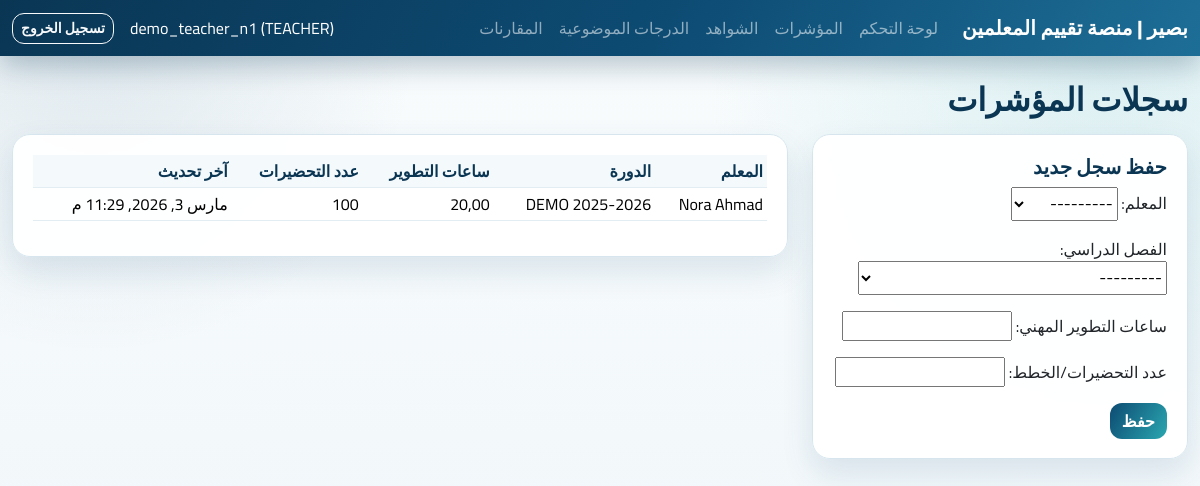
Screenshot of /metrics/ (signed in) with the database file from the repository.
### apps/accounts/models.py (models this page shows)
class User(AbstractUser):
    class Role(models.TextChoices):
        TEACHER = "TEACHER", "Teacher"
        LEADER = "LEADER", "Leader"
        ADMIN = "ADMIN", "Admin"
    role = models.CharField(max_length=16, choices=Role.choices, default=Role.TEACHER)
    school = models.ForeignKey("schools.School", null=True, blank=True, on_delete=models.SET_NULL)
    class Meta:
        indexes = [models.Index(fields=["role", "school"])]

### apps/metrics/models.py (models this page shows, shortened)
class TeacherMetricSnapshot(models.Model):
    teacher = models.ForeignKey("teachers.Teacher", on_delete=models.CASCADE, related_name="metric_snapshots")
    cycle = models.ForeignKey("cycles.EvaluationCycle", on_delete=models.CASCADE, related_name="metric_snapshots")
    pd_hours = models.DecimalField(max_digits=7, decimal_places=2)
    plans_count = models.PositiveIntegerField()
    created_by = models.ForeignKey("accounts.User", null=True, on_delete=models.SET_NULL, related_name="metric_snapshots_created")
    created_at = models.DateTimeField(auto_now_add=True)
    class Meta:
        constraints = [
            models.UniqueConstraint(fields=["teacher", "cycle"], name="uq_metric_teacher_cycle"),
            models.CheckConstraint(check=models.Q(pd_hours__gte=0), name="ck_pd_hours_non_negative"),
            models.CheckConstraint(check=models.Q(plans_count__gte=0), name="ck_plans_count_non_negative"),
        ]
        indexes = [
            models.Index(fields=["teacher", "cycle"]),
            models.Index(fields=["cycle", "created_at"]),
        ]

### apps/teachers/models.py (models this page shows)
class Teacher(models.Model):
    user = models.OneToOneField("accounts.User", on_delete=models.CASCADE, related_name="teacher_profile")
    school = models.ForeignKey("schools.School", on_delete=models.PROTECT, related_name="teachers")
    employee_id = models.CharField(max_length=50, unique=True)
    is_active = models.BooleanField(default=True)
    created_at = models.DateTimeField(auto_now_add=True)
    class Meta:
        indexes = [models.Index(fields=["school", "employee_id"])]
    def __str__(self) -> str:
        return self.user.get_full_name() or self.user.username

### apps/cycles/models.py (models this page shows)
class EvaluationCycle(models.Model):
    school = models.ForeignKey("schools.School", on_delete=models.CASCADE, related_name="cycles")
    name = models.CharField(max_length=100)
    start_date = models.DateField()
    end_date = models.DateField()
    is_active = models.BooleanField(default=True)
    created_at = models.DateTimeField(auto_now_add=True)
    class Meta:
        constraints = [
            models.UniqueConstraint(fields=["school", "name"], name="uq_cycle_school_name"),
            models.CheckConstraint(check=models.Q(end_date__gte=models.F("start_date")), name="ck_cycle_dates_order"),
        ]
        indexes = [models.Index(fields=["school", "is_active"])]
    def __str__(self) -> str:
        return f"{self.school.code}:{self.name}"

### apps/ui/views.py (the view)
# urls.py: path("metrics/", views.metrics_page, name="metrics"),
@login_required
def metrics_page(request: HttpRequest) -> HttpResponse:
    snapshots = (
        _by_role_queryset(request.user, TeacherMetricSnapshot)
        .select_related("teacher", "teacher__user", "cycle")
        .order_by("-created_at")
    )
    if request.method == "POST":
        form = MetricSnapshotForm(request.POST, user=request.user)
        if form.is_valid():
            data = form.cleaned_data
            try:
                with transaction.atomic():
                    obj, created = TeacherMetricSnapshot.objects.update_or_create(
                        teacher=data["teacher"],
                        cycle=data["cycle"],
                        defaults={
                            "pd_hours": data["pd_hours"],
                            "plans_count": data["plans_count"],
                            "created_by": request.user,
                        },
                    )
                    log_audit(
                        actor=request.user,
                        action="metrics.created" if created else "metrics.updated",
                        entity_type="TeacherMetricSnapshot",
                        entity_id=str(obj.id),
                        after={
                            "teacher_id": obj.teacher_id,
                            "cycle_id": obj.cycle_id,
                            "pd_hours": str(obj.pd_hours),
                            "plans_count": obj.plans_count,
                        },
                    )
                messages.success(request, "تم حفظ بيانات المؤشرات بنجاح.")
                return redirect("ui:metrics")
            except IntegrityError:
                messages.error(request, "تعذر حفظ البيانات بسبب تعارض في السجلات.")
    else:
        form = MetricSnapshotForm(user=request.user)
    return render(request, "ui/metrics.html", {"form": form, "snapshots": snapshots})

### apps/ui/forms.py (shortened to what this page needs)
class MetricSnapshotForm(forms.ModelForm):
    class Meta:
        model = TeacherMetricSnapshot
        fields = ["teacher", "cycle", "pd_hours", "plans_count"]
        labels = {
            "teacher": "المعلم",
            "cycle": "الفصل الدراسي",
            "pd_hours": "ساعات التطوير المهني",
            "plans_count": "عدد التحضيرات/الخطط",
        }
    def __init__(self, *args, **kwargs):
        self.user = kwargs.pop("user")
        super().__init__(*args, **kwargs)
        teacher_qs = Teacher.objects.select_related("user", "school")
        cycle_qs = EvaluationCycle.objects.select_related("school")
        role = getattr(self.user, "role", None)
        if role == self.user.Role.TEACHER:
            teacher_qs = teacher_qs.filter(user=self.user)
            cycle_qs = cycle_qs.filter(school=self.user.school)
        elif role == self.user.Role.LEADER:
            teacher_qs = teacher_qs.filter(school=self.user.school)
            cycle_qs = cycle_qs.filter(school=self.user.school)
        self.fields["teacher"].queryset = teacher_qs
        self.fields["cycle"].queryset = cycle_qs

### apps/ui/views.py (called while the page is built)
def _by_role_queryset(user: User, model, teacher_lookup: str = "teacher"):
    qs = model.objects.all()
    if user.role == User.Role.ADMIN:
        return qs
    if user.role == User.Role.LEADER:
        return qs.filter(**{f"{teacher_lookup}__school": user.school})
    return qs.filter(**{f"{teacher_lookup}__user": user})

### apps/ui/templates/ui/metrics.html (shortened to what this page needs)
{% extends "ui/base.html" %}
{% block content %}
<h2 class="mb-3">سجلات المؤشرات</h2>
<div class="row g-4">
  <div class="col-lg-4">
    <div class="card">
      <div class="card-body">
        <h5>حفظ سجل جديد</h5>
        <form method="post">
          {{ form.as_p }}
          <button class="btn btn-primary" type="submit">حفظ</button>
        </form>
      </div>
    </div>
  </div>
  <div class="col-lg-8">
    <div class="card">
      <div class="card-body">
        <div class="table-responsive">
          <table class="table table-sm align-middle">
            <thead><tr><th>المعلم</th><th>الدورة</th><th>ساعات التطوير</th><th>عدد التحضيرات</th><th>آخر تحديث</th></tr></thead>
            <tbody>
            {% for s in snapshots %}
              <tr>
                <td>{{ s.teacher }}</td>
                <td>{{ s.cycle.name }}</td>
                <td>{{ s.pd_hours }}</td>
                <td>{{ s.plans_count }}</td>
                <td>{{ s.created_at }}</td>
              </tr>
            {% empty %}
              <tr><td colspan="5" class="text-muted">لا توجد سجلات مؤشرات حتى الآن.</td></tr>
            {% endfor %}
            </tbody>
          </table>
        </div>
      </div>
    </div>
  </div>
</div>
{% endblock %}

### apps/ui/templates/ui/base.html (shortened to what this page needs)
<!doctype html>
<html lang="ar" dir="rtl">
<head>
  <link href="https://cdn.jsdelivr.net/npm/bootstrap@5.3.3/dist/css/bootstrap.rtl.min.css" rel="stylesheet">
</head>
<body>
  <nav class="navbar navbar-expand-lg navbar-dark">
    <div class="container-fluid">
      <a class="navbar-brand" href="{% url 'ui:dashboard' %}">بصير | منصة تقييم المعلمين</a>
      <div class="collapse navbar-collapse show">
        <ul class="navbar-nav me-auto mb-2 mb-lg-0">
          <li class="nav-item"><a class="nav-link" href="{% url 'ui:dashboard' %}">لوحة التحكم</a></li>
          <li class="nav-item"><a class="nav-link" href="{% url 'ui:metrics' %}">المؤشرات</a></li>
          {% if request.user.role == 'TEACHER' %}
            <li class="nav-item"><a class="nav-link" href="{% url 'ui:evidences' %}">الشواهد</a></li>
          {% endif %}
          <li class="nav-item"><a class="nav-link" href="{% url 'ui:objective-scores' %}">الدرجات الموضوعية</a></li>
          <li class="nav-item"><a class="nav-link" href="{% url 'ui:comparisons' %}">المقارنات</a></li>
        </ul>
        <span class="navbar-text text-white me-3">
          {{ request.user.username }} ({{ request.user.role }})
        </span>
        <form action="{% url 'ui:logout' %}" method="post">
          <button class="btn btn-outline-light btn-sm" type="submit">تسجيل الخروج</button>
        </form>
      </div>
    </div>
  </nav>
  <main class="container my-4">
    {% block content %}{% endblock %}
  </main>
</body>
</html>

### apps/ui/templates/ui/base.html (style rules this page uses)
:root { --brand-navy: #0d4b73; --brand-navy-deep: #0a3654; --brand-teal: #2aa7b0; --brand-teal-soft: #66cbd0; --ink: #163d56; --ink-soft: #5f7a8d; --surface: #ffffff; --surface-soft: #f4f9fb; --line: #d7e6ee; --shadow: 0 14px 32px rgba(13, 75, 115, 0.12); }
body { font-family: "Cairo", sans-serif; color: var(--ink); background: radial-gradient(circle at 92% 8%, rgba(42, 167, 176, 0.13), transparent 30%), radial-gradient(circle at 8% 4%, rgba(13, 75, 115, 0.1), transparent 24%), linear-gradient(180deg, #f9fcfd 0%, #eef5f9 100%); min-height: 100vh; }
h1, h2, h3, h4, h5, h6 { font-weight: 700; color: var(--brand-navy-deep); }
.navbar { background: linear-gradient(120deg, var(--brand-navy-deep), var(--brand-navy) 55%, #1d6e97); box-shadow: 0 10px 28px rgba(10, 54, 84, 0.28); }
.navbar-brand { font-weight: 800; letter-spacing: 0.2px; }
.navbar-nav .nav-link { border-radius: 10px; padding-inline: 10px; transition: background-color 0.2s ease, color 0.2s ease; }
main.container { max-width: 1280px; }
.card { border: 1px solid var(--line); border-radius: 18px; box-shadow: var(--shadow); background: rgba(255, 255, 255, 0.94); backdrop-filter: blur(2px); }
.card .card-body { padding: 1.2rem 1.25rem; }
.table { --bs-table-bg: transparent; --bs-table-border-color: #e2edf3; color: var(--ink); }
.table thead th { background: var(--surface-soft); color: var(--brand-navy-deep); border-bottom-width: 1px; font-weight: 700; }
.btn { border-radius: 12px; font-weight: 700; box-shadow: none; }
.btn-primary { border: none; background: linear-gradient(120deg, var(--brand-navy), var(--brand-teal)); }

### rows the page displays
User: user.username "demo_teacher_n1", user.role "TEACHER"
TeacherMetricSnapshot: teacher "Nora Ahmad", cycle.name "DEMO 2025-2026", pd_hours "20,00", plans_count "100", created_at "مارس 3, 2026, 11:29 م"
